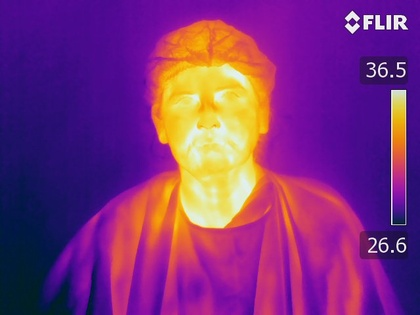
%> input picture roi+feature_extraction/sample_og.jpg, 420 x 315 px, shrunk from 640 x 480 before the run
$ octave --eval "result = front_face_detect(imread('sample_og.jpg'));"   (GNU Octave 9; MATLAB toolbox functions it lacks are replaced by stand-ins)
%> lines starting %> are read from the running program, lines starting %| are printed output that depends on the picture; in (x1, y1, x2, y2) boxes, pixels count from 0 and x2, y2 are one past the last pixel; in counts of white or black regions, pixels touching at a corner belong together; the program's own positions count from 1
### roi+feature_extraction/kittlerMinimimErrorThresholding_.m
function [ optimalThreshold, J ] = kittlerMinimimErrorThresholding_( img )
%KITTLERMINIMIMERRORTHRESHOLDING Compute an optimal image threshold.
%   Computes the Minimum Error Threshold as described in
%
%   'J. Kittler and J. Illingworth, "Minimum Error Thresholding," Pattern
%   Recognition 19, 41-47 (1986)'.
%
%   The image 'img' is expected to have integer values from 0 to 255.
%   'optimalThreshold' holds the found threshold. 'J' holds the values of
%   the criterion function.

%Initialize the criterion function
J = Inf * ones(255, 1);

%Compute the relative histogram
histogram = double(histc(img(:), 0:255)) / size(img(:), 1);

%Walk through every possible threshold. However, T is interpreted
%differently than in the paper. It is interpreted as the lower boundary of
%the second class of pixels rather than the upper boundary of the first
%class. That is, an intensity of value T is treated as being in the same
%class as higher intensities rather than lower intensities.
for T = 1:255

    %Split the hostogram at the threshold T.
    histogram1 = histogram(1:T);
    histogram2 = histogram((T+1):end);

    %Compute the number of pixels in the two classes.
    P1 = sum(histogram1);
    P2 = sum(histogram2);

    %Only continue if both classes contain at least one pixel.
    if (P1 > 0) && (P2 > 0)

        %Compute the standard deviations of the classes.
        mean1 = sum(histogram1 .* (1:T)') / P1;
        mean2 = sum(histogram2 .* (1:(256-T))') / P2;
        sigma1 = sqrt(sum(histogram1 .* (((1:T)' - mean1) .^2) ) / P1);
        sigma2 = sqrt(sum(histogram2 .* (((1:(256-T))' - mean2) .^2) ) / P2);

        %Only compute the criterion function if both classes contain at
        %least two intensity values.
        if (sigma1 > 0) && (sigma2 > 0)

            %Compute the criterion function.
            J(T) = 1 + 2 * (P1 * log(sigma1) + P2 * log(sigma2)) ...
                     - 2 * (P1 * log(P1) + P2 * log(P2));

        end
    end

end

%Find the minimum of J.
[~, optimalThreshold] = min(J);
optimalThreshold = optimalThreshold - 0.5;

### roi+feature_extraction/front_face_detect.m
function [face_img,mask_F,rt_boundary_col,lt_boundary_col,upper_boundary_row,lower_boundary_row] = front_face_detect( image )
%% Obtain the mask of the face after segmentation using minimum error thresholding technique
%image = imread('C:\Users\ntnbs\Downloads\my_code\sample_og.jpg');
%subplot(1,3,1);
%imshow(image),title("1");
I_F_n=((image-min(image(:)))/(max(image(:))-min(image(:))))*255;
%imshow(I_F_n)
[level,~]=kittlerMinimimErrorThresholding_(I_F_n);  % READ ABOUT THIS % criterion changed to ~
BW = im2bw(I_F_n/255,level/255);
%imshow(BW)
BW=imfill(BW,'holes');
%imshow(BW)
mask_F=double(I_F_n).*double(BW);
%mask_F=(I_F_n).*(BW);
%imshow(mask_F)
mask_F=im2gray(mask_F);
%subplot(1,3,2);
%imshow(mask_F),title("2");

%% Boundary Formation
    Ph=[]; %Horizontal Projection Vector.
    Pv=[]; % Vertical Projection Vector.
    [row,col]=find (mask_F>0);
    % Computing Boundaries of the Face Mask
    rmin=min(row);
    rmax=max(row);
    cmin=min(col);
    cmax=max(col);%%%%%%%%%%%%rmin and rmax are the first nonzero row and last non zero row

    % Finding the horizontal projection
    for i=1:rmax
       Ph(i)=sum(mask_F(i,:)); % This section is for finding upper row boundary
    end
    Fx=gradient(Ph); % Compute the gradient for horizontal projection.

    %size(Fx)

    % Finding the Column Boundaries of the Face
    % Compute Vertical Projection
    for i=cmin:cmax
        Pv(i)=sum(mask_F(:,i));
    end
    %  Finding the most  prominent point to detect minimum row of face
    [pks,locs,w,p]=findpeaks(Fx);
    face_detect_min_r=locs(1); % Most Prominent Peak Obtained

    % Finding the Column Boundaries of the Face
    % Compute Vertical Projection
    for i=cmin:cmax
        Pv(i)=sum(mask_F(:,i));
    end

    %% Revisit this part
    Fy=gradient(Pv);  % Compute the gradient for vertical projection.
    % Finding the Left face boundary
    Fy_c=imboxfilt(Fy,21);
    th_right=floor((1/2).*max(abs(Fy_c))); % Setting a threshold for the gradient of vertical projection
    c1=find(Fy_c>th_right);
    Fy_c1=imboxfilt(Fy(length(Fy):-1:1),21); % Reversing the vector
    th_left=floor((1/2).*max(abs(Fy_c1))); % Setting a threshold for the gradient of vertical projection
    % Finding the most  prominent point to detect minimum row of face
    c2=find(abs(Fy_c1)>th_left);
    c2=length(Fy)-c2;
    if isempty(c1)==isempty([])
    c1(1)=cmin;
    end
    if isempty(c2)==isempty([])
    c2(1)=cmax;
    end
    %Boundary points of face
    rt_boundary_col=c1(1);
    lt_boundary_col=c2(1);
    upper_boundary_row=face_detect_min_r;

    %% FACE BOUNDARY Adjustments
count=1;
while(count==1)
    row_traverse=1;
    while(BW(row_traverse,rt_boundary_col)==0&&row_traverse~=size(BW,1))
        row_traverse=row_traverse+1;
    end
     while(BW(row_traverse,rt_boundary_col)==1&&row_traverse~=size(BW,1))
        row_traverse=row_traverse+1;
        count=1;
     end
     while(BW(row_traverse,rt_boundary_col)==0&&row_traverse~=size(BW,1))%%%%%%
        row_traverse=row_traverse+1;
        count=2;
      end
     if(count==1)
    rt_boundary_col=rt_boundary_col+1;
     end
end
while(count==1)
    row_traverse=1;
    while(BW(row_traverse,lt_boundary_col)==0&&row_traverse~=size(BW,1))
        row_traverse=row_traverse+1;
    end
     while(BW(row_traverse,lt_boundary_col)==1&&row_traverse~=size(BW,1))
        row_traverse=row_traverse+1;
        count=1;
     end
     while(BW(row_traverse,lt_boundary_col)==0&&row_traverse~=size(BW,1))
        row_traverse=row_traverse+1;
        count=2;
     end
     if(count==1)
    lt_boundary_col=lt_boundary_col-1;
     end
end
%% Face Cropping-Initial
% Cropping the face based on te 3 obtained boundaries.
    for i=1:size(mask_F,1)
        for j=1:size(mask_F,2)
           if(j>((rt_boundary_col)) && j<((lt_boundary_col)) && (i>upper_boundary_row))   %FRONTAL
                I_new(i,j)=mask_F(i,j);
            else
                I_new(i,j)=0;
            end
        end
    end

 %% Harris Corner Detection
xmin1=rmax-ceil(0.3*(rmax-rmin)) ;I_new1=I_new(xmin1:end,(rt_boundary_col+1):(lt_boundary_col-1)); % Modified Image with updated boundaries
C=corner(I_new1); % Harris Corners Obtained
%C = detectHarrisFeatures(I_new1) % try these two by transposing below
%C = detectMinEigenFeatures(I_new1)
face_detect_max_r=median(C(:,2)); % Considering the median of all the obtained Harris corners
face_detect_max_r=face_detect_max_r+xmin1; % Addign the offset
lower_boundary_row=face_detect_max_r;

%% Face Cropping
for i=1:size(mask_F,1)
        for j=1:size(mask_F,2)
           if((j>rt_boundary_col) && j<((lt_boundary_col)) && (i>upper_boundary_row) && (i<lower_boundary_row))   %FRONTAL
                I_new(i,j)=BW(i,j);
            else
                I_new(i,j)=0;
            end
        end
end
I_new=imfill(I_new,'holes');
%subplot(1,2,1);
%imshow(I_new)
lower_boundary_row=floor(lower_boundary_row);
I_F=im2gray(image);
%imshow(I_F)
face_img=double(I_F).*double(I_new);
%subplot(1,2,2);
%imshow(face_img)
end
%> in front_face_detect, `I_F_n=((image-min(image(:)))/(max(image(:))-min(image(:))))*255;`:
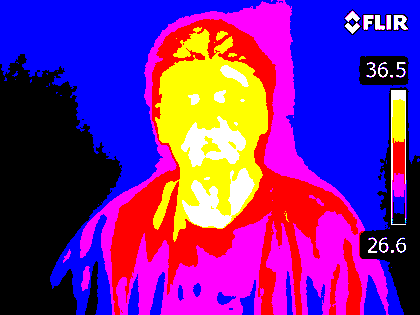
%> I_F_n: size 315x420x3 uint8; mean R, G, B 114.8, 34.6, 143.7
%> in kittlerMinimimErrorThresholding_, `histogram = double(histc(img(:), 0:255)) / size(img(:), 1);`: histogram = 256 values, max 0.617 at index 1, min 0 at index 2, mean 0.00391
%> the loop in kittlerMinimimErrorThresholding_, `for T = 1:255` made 255 passes
%> (histogram1, mean2, sigma2) on passes 1 to 12: (0.617, 255, 0), ([0.617; 0], 254, 0), ([0.617; 0; 0], 253, 2.84e-14), ([0.617; 0; 0; 0], 252, 2.84e-14), ([0.617; 0; 0; 0; 0], 251, 0), ([0.617; 0; 0; 0; 0; 0], 250, 0), ([0.617; 0; 0; 0; 0; 0; 0], 249, 0), ([0.617; 0; 0; 0; 0; 0; 0; 0], 248, 0), ([0.617; 0; 0; 0; 0; 0; 0; 0; 0], 247, 0), ([0.617; 0; 0; 0; 0; 0; 0; 0; 0; 0], 246, 0), ([0.617; 0; 0; 0; 0; 0; 0; 0; 0; 0; 0], 245, 2.84e-14), ([0.617; 0; 0; 0; 0; 0; 0; 0; 0; 0; 0; 0], 244, 2.84e-14)
%> (mean2, sigma2) on passes 17 to 22: (239, 0), (238, 0), (237, 2.84e-14), (236, 2.84e-14), (235, 0), (234, 0)
%> after the loop in kittlerMinimimErrorThresholding_, `for T = 1:255`: mean2 = 1
%> in kittlerMinimimErrorThresholding_, `optimalThreshold = optimalThreshold - 0.5;`: optimalThreshold = 0.5
%> in front_face_detect, `BW = im2bw(I_F_n/255,level/255);`:
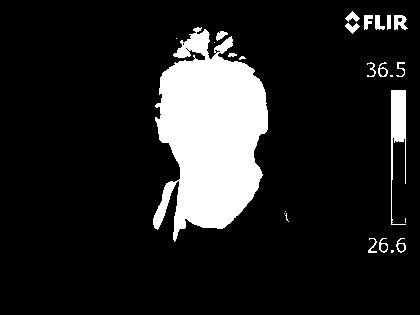
%> BW: size 315x420 logical; 13.6% white; 25 white regions (9 under 20 px), largest, box (x1, y1, x2, y2) and area: (153, 27, 268, 242) 15992, (391, 90, 406, 225) 952, (394, 15, 408, 30) 141
%> in front_face_detect, `BW=imfill(BW,'holes');`: BW: size 315x420 logical; 13.7% white; 25 white regions (9 under 20 px), largest, box (x1, y1, x2, y2) and area: (153, 27, 268, 242) 16004, (391, 90, 406, 225) 952, (394, 15, 408, 30) 155
%> in front_face_detect, `mask_F=double(I_F_n).*double(BW);`:
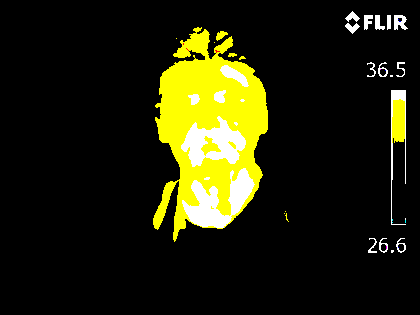
%> mask_F: size 315x420x3 double; mean R, G, B 34.6, 34.6, 10.6
%> in front_face_detect, `mask_F=im2gray(mask_F);`:
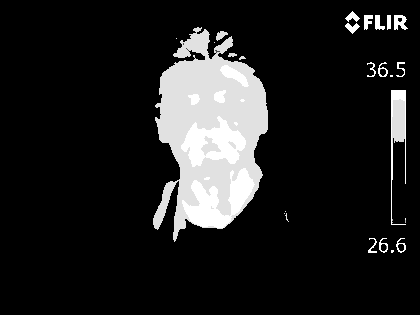
%> mask_F: size 315x420 double; min 0, max 255, mean 31.9
%> in front_face_detect, `[row,col]=find (mask_F>0);`: row = 17972 values from 12 to 253; col = 17972 values from 154 to 408
%> in front_face_detect, `rmin=min(row);`: rmin = 12
%> in front_face_detect, `rmax=max(row);`: rmax = 253
%> in front_face_detect, `cmin=min(col);`: cmin = 154
%> in front_face_detect, `cmax=max(col);`: cmax = 408
%> after the loop in front_face_detect, `for i=1:rmax`: Ph = 253 values, max 29555.6 at index 132, min 0 at index 1, mean 16662
%> in front_face_detect, `Fx=gradient(Ph);`: Fx = 253 values, max 4692.9 at index 62, min -3844.1 at index 229, mean 10.58
%> after the loop in front_face_detect, `for i=cmin:cmax`: Pv = 408 values, max 46412.8 at index 206, min 0 at index 1, mean 10332.1
%> (the run ends here)
